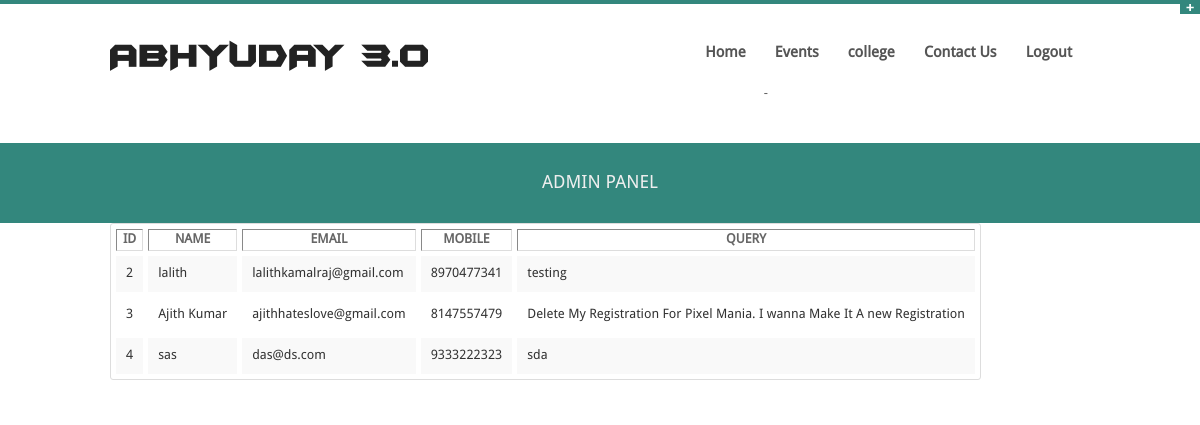
The page /admin/admin_contactus.php (signed in) on the database its author committed.
### tables this page shows
CREATE TABLE IF NOT EXISTS `contactus` (
  `id` int(11) NOT NULL,
  `name` varchar(50) NOT NULL,
  `college name` varchar(100) NOT NULL,
  `email` varchar(100) NOT NULL,
  `mobile` varchar(10) NOT NULL,
  `query` text NOT NULL,
  `time` timestamp NOT NULL DEFAULT CURRENT_TIMESTAMP ON UPDATE CURRENT_TIMESTAMP
);

### admin/admin_contactus.php (the view)
<!DOCTYPE html>
<html class="no-js" lang="en">
<?php include'admin_header.php';?>
<div class="tests">
<table border="10" cellpadding="5" cellspacing="5" id="t">
		<tr><th>ID</th><th>NAME</th><th>EMAIL</th><th>MOBILE</th><th>QUERY</th></tr>
<?php
$sql="select * from contactus ";
if ($result = $mysqli->query($sql)) {
if ($result->num_rows > 0) {
while($row = $result->fetch_array())
{
	$id=$row['id'];
	$name=$row['name'];
	$email=$row['email'];
	$mobile=$row['mobile'];
	$query=$row['query'];
	echo "	<tr><td> $id</td><td>$name</td><td>$email</td><td> $mobile</td><td>$query</td></tr>";
}
}
}
?>
</table>
	</div>
<?php include'admin_footer.php';?>
</body>
</html>

### admin/admin_header.php (shortened to what this page needs)
<head>
<link rel="stylesheet" href="../stylesheets/style.css">
<link rel="stylesheet" href="../stylesheets/homepage.css">
<link rel="stylesheet" href="../stylesheets/skins/teal.css">
<link rel="stylesheet" href="../stylesheets/responsive.css">
</head>
<body>
<p class="slide">
	<a href="#" class="btn-slide"></a>
</p>
<div class="row">
		<div class="four columns">
			<div class="logo">
				<a href="../index.php"><h4>ABHYUDAY 3.0</h4></a>
			</div>
		</div>
		<div class="eight columns noleftmarg">
			<nav id="nav-wrap">
				<ul class="nav-bar sf-menu">
					<li class="current">
					<a href="../index.php">Home</a>
					</li>
					<li><a href="frmadminevent.php"> Events</a>
						-
					</li>
					<li>
					<a href="frmadmincollege.php">college</a>
					</li>
					<li>
					<a href="admin_contactus.php">Contact Us</a>
					</li>
					<li>
							<a href=?action=logout>Logout</a>
					</li>
				</ul>
				</nav>
		</div>
</div>
	<div class="hr">
</div>
<div id="subheader">
	<div class="row">
		<div class="twelve columns">
			<p class="text-center">
				 ADMIN PANEL
			</p>
		</div>
	</div>
</div>
<div class="row">
	<div class="twelve columns">

### admin/admin_footer.php (shortened to what this page needs)
	</div>
</div>
    </body>

### stylesheets/style.css (style rules this page uses)
* { -webkit-box-sizing: border-box; -moz-box-sizing: border-box; box-sizing: border-box; }
html { font-size: 62.5% }
body { font-family: DroidSansRegular, "Helvetica Neue", "Helvetica", Helvetica, Arial, sans-serif; font-size: 13px; line-height: 20px; color: #666; position: relative; -webkit-font-smoothing: antialiased; }
a { color: #2ba6cb; text-decoration: none; line-height: inherit; }
p a,p a:visited { line-height: inherit }
body,div,dl,dt,dd,ul,ol,li,h1,h2,h3,h4,h5,h6,pre,form,p,blockquote,th,td { margin: 0; padding: 0; font-size: 13px; direction: ltr; }
p { font-size: 13px; line-height: 1.6; margin-bottom: 15px; }
h1,h2,h3,h4,h5,h6 { font-family: myFirstFont,"Helvetica Neue", "Helvetica", Helvetica, Arial, sans-serif; color: #222222; text-rendering: optimizeLegibility; line-height: 1.1; margin-bottom: 14px; margin-top: 14px; }
h4 { font-size: 23px }
ul,ol { font-size: 14px; line-height: 1.6; margin-bottom: 17px; list-style-position: inside; }
.row { width: 980px; max-width: 100%; min-width: 768px; margin: 0 auto; }
.column, .columns { float: left; min-height: 1px; padding: 0 0px; position: relative; }
[class*="column"] + [class*="column"]:last-child { float: right }
.four,.row .four { width: 33.33333% }
.eight,.row .eight { width: 66.66667% }
.twelve,.row .twelve { width: 100% }
.row { *zoom: 1 }
.row:before,.row:after { content: ""; display: table; }
.row:after { clear: both }
.nav-bar { height: 40px; margin-top: 30px; padding: 0; }
.nav-bar > li { float: left; display: block; position: relative; padding: 0; margin: 0 7px 0 0; line-height: 40px; }
.nav-bar > li:first-child { background: none }
.nav-bar > li > a { color: #555 }
.nav-bar > li > a:first-child { position: relative; padding: 0 11px; display: block; text-decoration: none; font-size: 15px; font-weight:bolder; }
table { background: #fff; -moz-border-radius: 3px; -webkit-border-radius: 3px; border-radius: 3px; margin: 0 0 18px; border: 1px solid #ddd; }
table thead tr th,table tfoot tr th,table tbody tr td,table tr td,table tfoot tr td { font-size: 13px; line-height: 18px; text-align: left; }
table tbody tr:nth-child(even) { background: #f9f9f9 }
table tbody tr td { color: #333; padding: 9px 10px; vertical-align: top; border: none; }
.sf-menu,.sf-menu li { margin: 0; padding: 0; float: right; }
.sf-menu li { list-style: none; float: left; }
.sf-menu a { padding: 4px 15px; display: block; color: #000; }
.sf-menu,.sf-menu * { margin: 0; padding: 0; list-style: none; }
.sf-menu { line-height: 1.0 }
.sf-menu li { float: left; position: relative; margin-right: 7px; }
.sf-menu a { display: block; position: relative; }
.sf-menu { float: right; margin-bottom: 1em; }
.sf-menu a { padding: .95em 1.1em; text-decoration: none; }
.sf-menu a, .sf-menu a:visited { color: #444; }
#nav-wrap { margin-top: 30px }
.text-center { text-align: center }
.slide { margin: 0; padding: 0; }
.btn-slide { text-align: center; width: 20px; height: 10px; padding: 10px 10px 0 0; margin: 0 auto; display: block; font: bold 120%/100% Arial, Helvetica, sans-serif; color: #fff; text-decoration: none; float: right; }
#subheader { position: relative; padding: 25px 50px; position: relative; }
#subheader p { font-size: 1.4em; margin-bottom: 0; }
.logo h4 { font-family:myFirstFont;font-size: 35px;margin-top: 34px;margin-bottom: 30px; }
.hr { height: 36px }

### stylesheets/homepage.css (style rules this page uses)
html, body, div, h1, h2, ul, li, dl, dd, dt { margin: 0; padding: 0; }
ul { list-style: none; }

### stylesheets/skins/teal.css (style rules this page uses)
#subheader { background: #33877d;border-top: 1px solid #33877d; color: #eee; }
.slide { margin: 0; padding: 0; border-top: solid 4px #33877d; }
.btn-slide { background:#33877d url(../../images/plus.png) no-repeat; }

### stylesheets/responsive.css (style rules this page uses)
@media screen and (min-width: 600px) { .sf-menu { display: block !important; } }

### rows shown on the page
contactus: id "2", name "lalith", email "lalithkamalraj@gmail.com", mobile "8970477341", query "testing"
contactus: id "3", name "Ajith Kumar", email "ajithhateslove@gmail.com", mobile "8147557479", query "Delete My Registration For Pixel Mania. I wanna Make It A new Registration"
contactus: id "4", name "sas", email "das@ds.com", mobile "9333222323", query "sda"
